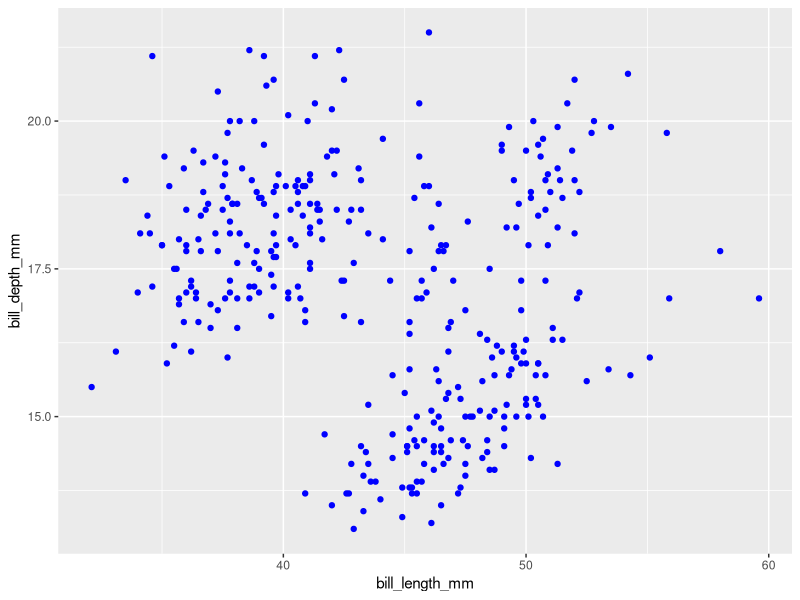

Recreate this plot in R.
## ---- chunk 1
library(tidyverse)
library(palmerpenguins)
data(penguins)

## Tinkering with settings
ggplot(penguins, aes(x = bill_length_mm,
                     y = bill_depth_mm)) +
  geom_point(color = "blue")








